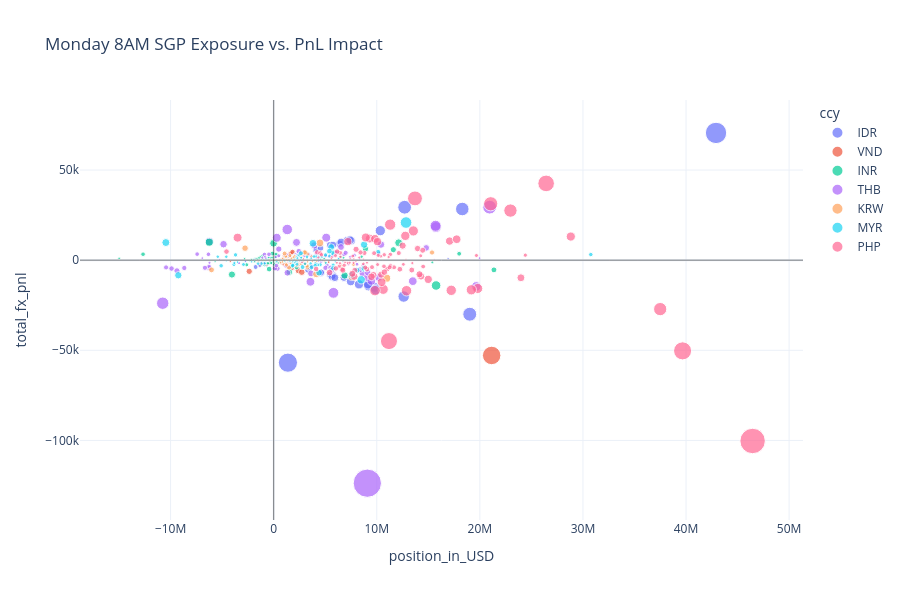

The cell this chart's notebook holds for it:
### Code cell
import plotly.express as px
import pandas as pd


df['hour_timestamp'] = pd.to_datetime(df['hour_timestamp'])
monday_df['date_str'] = monday_df['hour_timestamp'].dt.strftime('%Y-%m-%d')

# --- CREATING THE INTERACTIVE PLOT ---
fig = px.scatter(
    monday_df,
    x='position_in_USD',
    y='total_fx_pnl',
    color='ccy',                 # Different color per currency
    size=monday_df['total_fx_pnl'].abs(), # Bubble size based on PnL magnitude
    hover_name='ccy',            # Title of the tooltip
    hover_data={                 # Customizing what shows up when you hover
        'date_str': True,
        'position_in_USD': ':,.0f', # Format with commas
        'total_fx_pnl': ':,.2f',    # Format with 2 decimals
        'usd_rate': ':.6f',      # Show the rate used
        'ccy': False,               # Already in title
        'hour_timestamp': False     # Replaced by date_str
    },
    title='Monday 8AM SGP Exposure vs. PnL Impact',
    template='plotly_white',      # Clean background
    height=600                    # Taller chart
)


fig.add_hline(y=0, line_width=1, line_dash="solid", line_color="black", opacity=0.5)
fig.add_vline(x=0, line_width=1, line_dash="solid", line_color="black", opacity=0.5)
fig.show()
